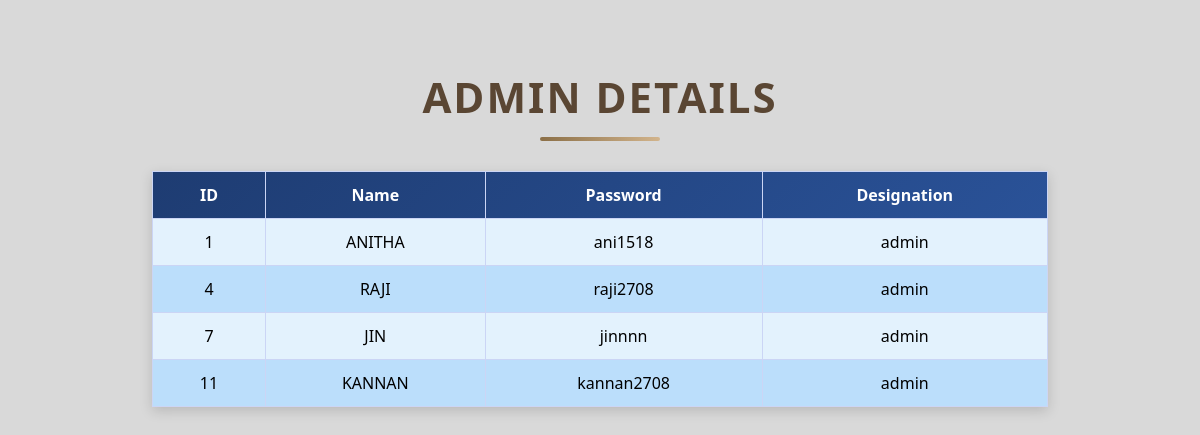
The page /members/principal/viewadmin/ on the database its author committed.
### members/models.py (models this page shows)
class Employee(models.Model):
  name = models.CharField(max_length=1000)
  password = models.CharField(max_length=1000)
  designation = models.CharField(max_length=1000)

### members/views.py (the view)
# urls.py: path('principal/viewadmin/', views.viewadmin, name='viewadmin'),
def viewadmin(request):
  admin = Employee.objects.filter(designation="admin")
  template = loader.get_template('viewadmin.html')
  context = {
    'admin': admin,
  }
  return HttpResponse(template.render(context, request))

### members/templates/viewadmin.html (shortened to what this page needs)
{% load static %}
<!DOCTYPE html>
<html>
<head>
  <link rel="stylesheet" type="text/css" href="{% static 'tables.css' %}">
</head>
<body>
<center>
<h1 class="page-title">ADMIN DETAILS</h1>
<table border="1" class="zigzag-table">
	<thead>
      <tr>
        <th>ID</th>
        <th>Name</th>
        <th>Password</th>
        <th>Designation</th>
      </tr>
    </thead>
{% for x in admin %}
<tr>
<td>{{ x.id }}</td>
<td>{{ x.name }}</td>
<td>{{ x.password }}</td>
<td>{{ x.designation }}</td>
</tr>
{% endfor %}
</table>
</center>
</body>
</html>

### members/static/tables.css (style rules this page uses)
body { margin: 0; padding: 40px; font-family: "Segoe UI", sans-serif; background: #d9d9d9; }
.page-title { text-align: center; font-size: 42px; margin-bottom: 30px; color: #5a4633; letter-spacing: 2px; text-transform: uppercase; position: relative; }
.page-title::after { content: ""; width: 120px; height: 4px; background: linear-gradient(90deg, #8b6f47, #d2b48c); display: block; margin: 12px auto 0; border-radius: 2px; }
.zigzag-table { width: 80%; margin: 30px auto; border-collapse: collapse; font-family: "Segoe UI", sans-serif; box-shadow: 0 4px 12px rgba(0, 0, 0, 0.15); }
.zigzag-table thead { background: linear-gradient(135deg, #1e3c72, #2a5298); color: white; }
.zigzag-table th, .zigzag-table td { padding: 12px 16px; text-align: center; border: 1px solid #cbd5f5; }
.zigzag-table tbody tr:nth-child(odd) { background-color: #e3f2fd; }
.zigzag-table tbody tr:nth-child(even) { background-color: #bbdefb; }

### members/templates/viewadmin.html (style rules this page uses)
body { margin: 0; padding: 40px; font-family: "Segoe UI", sans-serif; background: #d9d9d9; }
.page-title { text-align: center; font-size: 42px; margin-bottom: 30px; color: #5a4633; letter-spacing: 2px; text-transform: uppercase; position: relative; }
.page-title::after { content: ""; width: 120px; height: 4px; background: linear-gradient(90deg, #8b6f47, #d2b48c); display: block; margin: 12px auto 0; border-radius: 2px; }
.zigzag-table { width: 80%; margin: 30px auto; border-collapse: collapse; font-family: "Segoe UI", sans-serif; box-shadow: 0 4px 12px rgba(0, 0, 0, 0.15); }
.zigzag-table thead { background: linear-gradient(135deg, #1e3c72, #2a5298); color: white; }
.zigzag-table th, .zigzag-table td { padding: 12px 16px; text-align: center; border: 1px solid #cbd5f5; }
.zigzag-table tbody tr:nth-child(odd) { background-color: #e3f2fd; }
.zigzag-table tbody tr:nth-child(even) { background-color: #bbdefb; }

### rows shown on the page
Employee: id "1", name "ANITHA", password "ani1518", designation "admin"
Employee: id "4", name "RAJI", password "raji2708", designation "admin"
Employee: id "7", name "JIN", password "jinnnn", designation "admin"
Employee: id "11", name "KANNAN", password "kannan2708", designation "admin"
